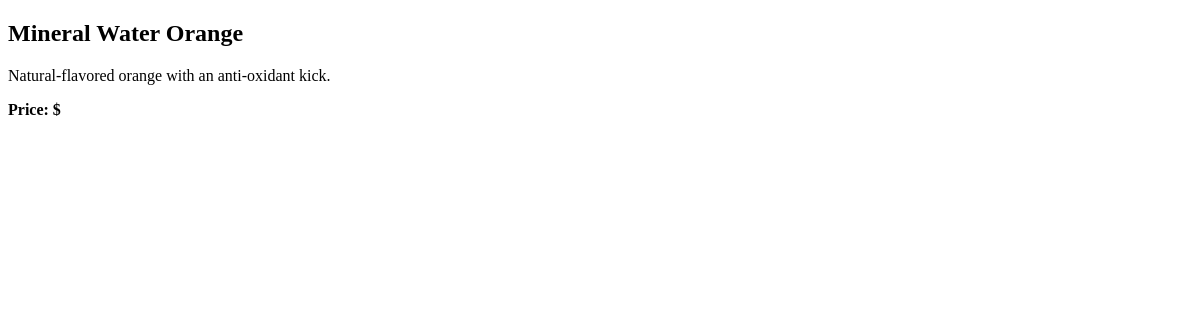
The page /products/1/ on the database as committed earlier.
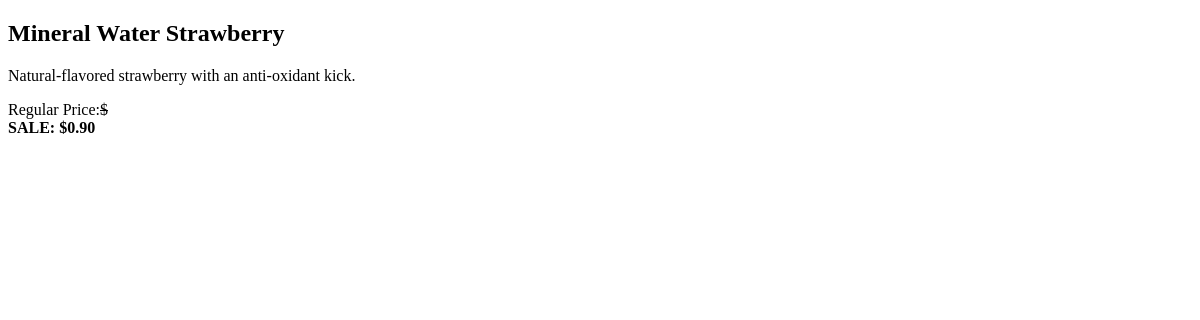
The same page on the database as committed later.
### store/models.py (models this page shows, shortened)
class Product(models.Model):
    DISCOUNT_RATE = 0.10
    id = models.AutoField(primary_key=True)
    name = models.CharField(max_length=200)
    description = models.TextField()
    price = models.FloatField()
    sale_start = models.DateTimeField(blank=True, null=True, default=None)
    sale_end = models.DateTimeField(blank=True, null=True, default=None)
    photo = models.ImageField(blank=True, null=True, default=None, upload_to='products')
    def is_on_sale(self):
        now = timezone.now()
        if self.sale_start:
            if self.sale_end:
                return self.sale_start <= now <= self.sale_end
            return self.sale_start <= now
        return False
    def current_price(self):
        if self.is_on_sale():
            discounted_price = self.price * (1 - self.DISCOUNT_RATE)
            return round(discounted_price, 2)
        return self.get_rounded_price()

### store/views.py (the view)
# urls.py: path('products/<int:id>/', store.views.show, name='show-product'),
def show(request, id):
    context = {
        'product': Product.objects.get(id=id),
    }
    return render(request, 'store/product.html', context)

### store/templates/store/product.html (shortened to what this page needs)
{% extends "base.html" %}
{% block content %}
<h2>{{ product.name }}</h2>
<p>{{ product.description }}</p>
{% if product.is_on_sale %}
  <p class="price sale-price">
    Regular Price:<del>${{ product.get_price|floatformat:2 }}</del> <br/>
    <strong>SALE: ${{ product.current_price|floatformat:2 }}</strong>
  </p>
{% else %}
  <p class="price price-regular">
    <strong>Price: ${{ product.get_price|floatformat:2 }}</strong>
  </p>
{% endif %}
{% endblock %}

Rows that differ between the two databases and show on the page:
changed Product: name "Mineral Water Orange" → "Mineral Water Strawberry"; description "Natural-flavored orange with an anti-oxidant kick." → "Natural-flavored strawberry with an anti-oxidant kick."; sale_start empty → "2020-03-15 00:01:00" (drawn); current_price (not shown) → "0.90"
Other text that changed with them:
text no longer shown: "Price: $"
text now shown: "Regular Price: $ SALE: $"
